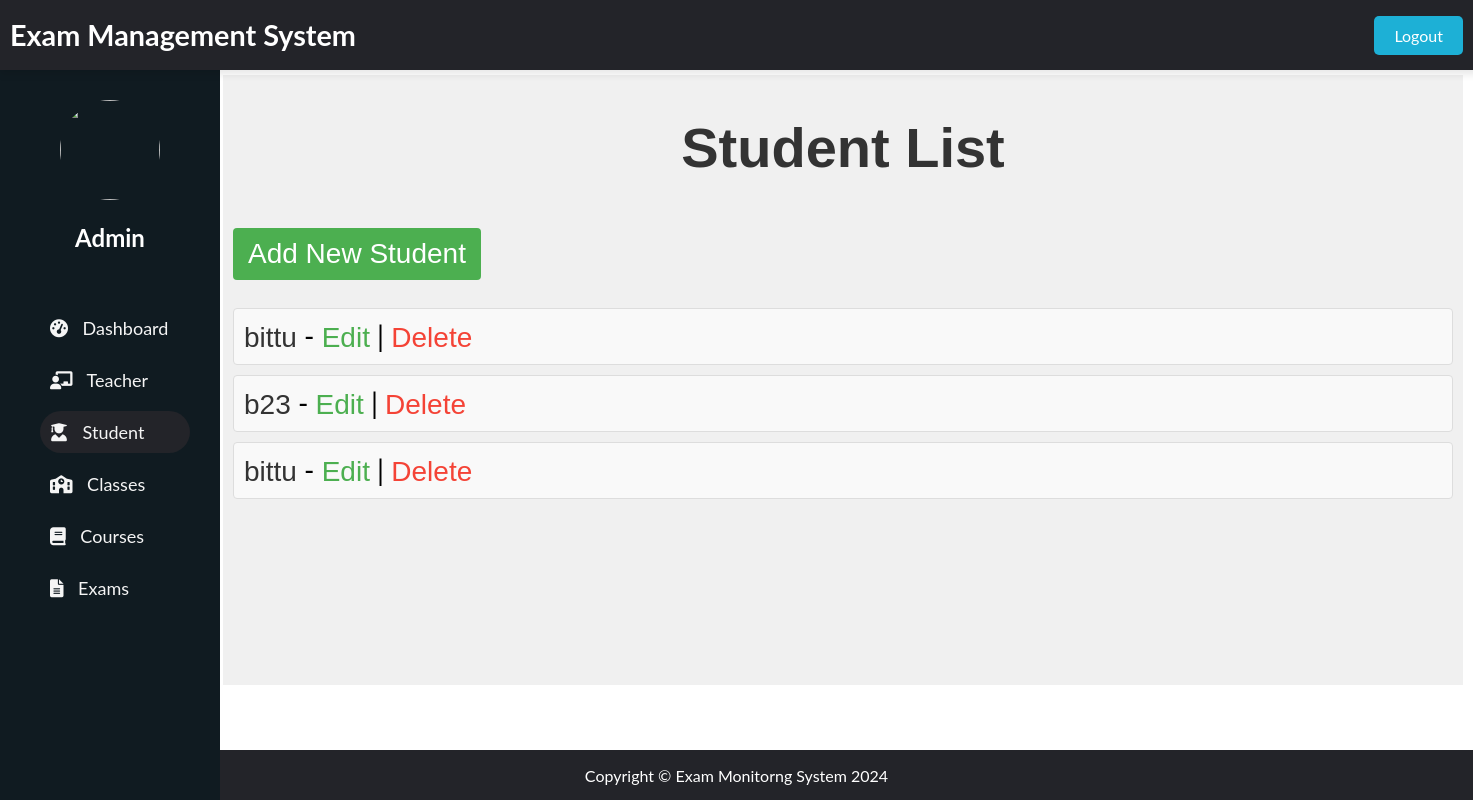
The page /adminpanel/students/all on the database as committed earlier.
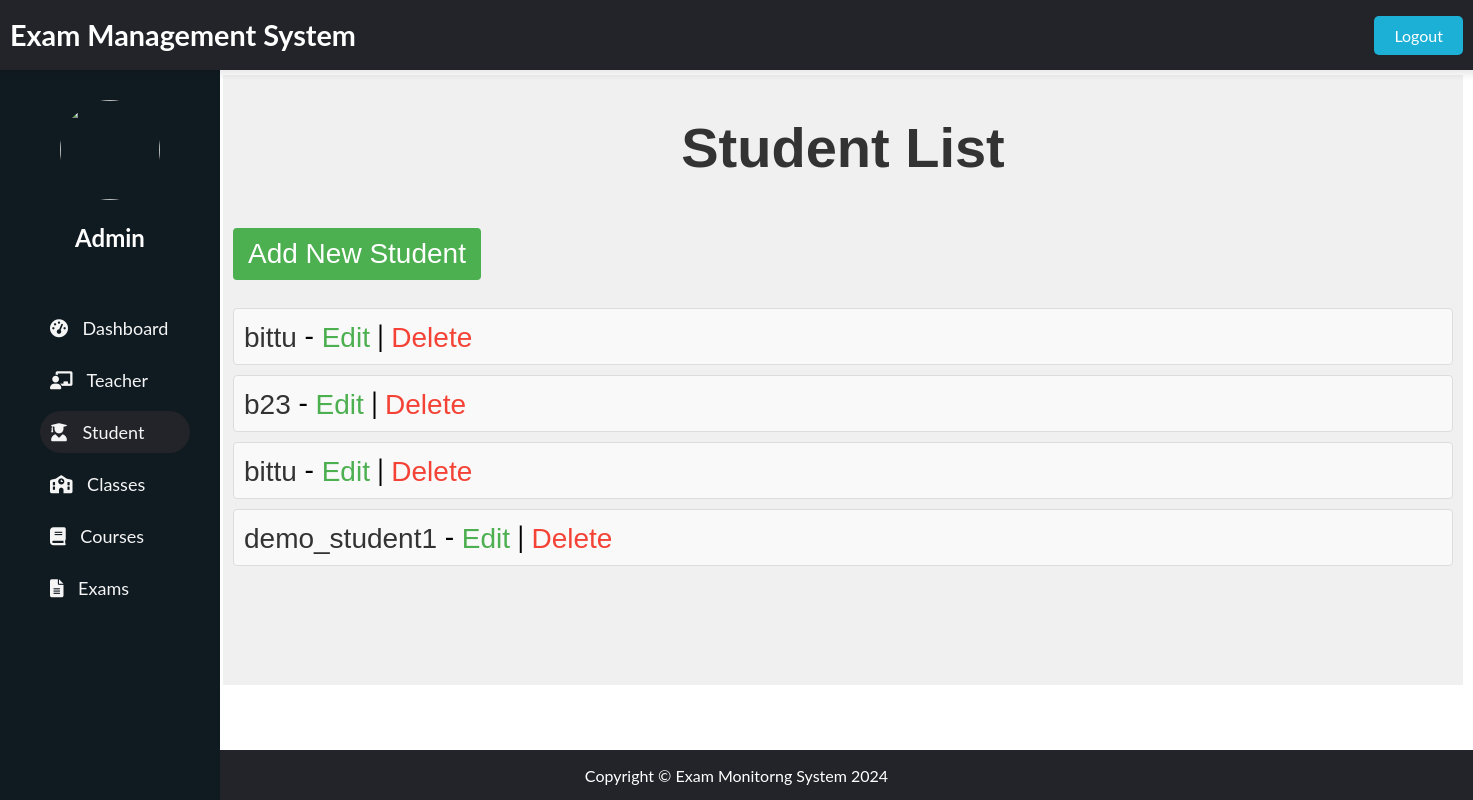
The same page on the database as committed later.
### admin_panel/models.py (models this page shows, shortened)
class Student(models.Model):
    student_id = models.AutoField(primary_key=True)
    name = models.CharField(max_length=100)
    face_image = models.BinaryField(null=True, blank=True)
    registration_no = models.CharField(max_length=50)
    email = models.EmailField()
    phone = models.CharField(max_length=15)
    class_id = models.ForeignKey(Class, null=True, blank=True, on_delete=models.SET_NULL)

### admin_panel/views.py (the view)
# urls.py: path('students/all', views.student_list, name='student_list'),
def student_list(request):
    students = Student.objects.all()
    return render(request, 'students/student_list.html', {'students': students})

### admin_panel/templates/students/student_list.html (shortened to what this page needs)
{% extends "dashboard/index.html" %}
{% block header %}
    {% include "dashboard/header.html" %}
{% endblock header %}
{% block sidenav %}
    {% include "students/sidenav.html" %}
{% endblock sidenav %}
{% block main %}
    <h1 class="main-heading">Student List</h1>
    <a href="{% url 'student_create' %}" class="add-student-btn">Add New Student</a>
    <ul class="student-list">
        {% for student in students %}
            <li class="student-item">
                <a href="{% url 'student_detail' student.pk %}" class="student-link">{{ student.name }}</a> -
                <a href="{% url 'student_update' student.pk %}" class="edit-link">Edit</a> |
                <a href="{% url 'student_delete' student.pk %}" class="delete-link">Delete</a>
            </li>
        {% endfor %}
    </ul>
{% endblock main %}
{% block footer %}
    {% include "dashboard/footer.html" %}
{% endblock footer %}

Rows that differ between the two databases and show on the page:
added Student: name "demo_student1"
